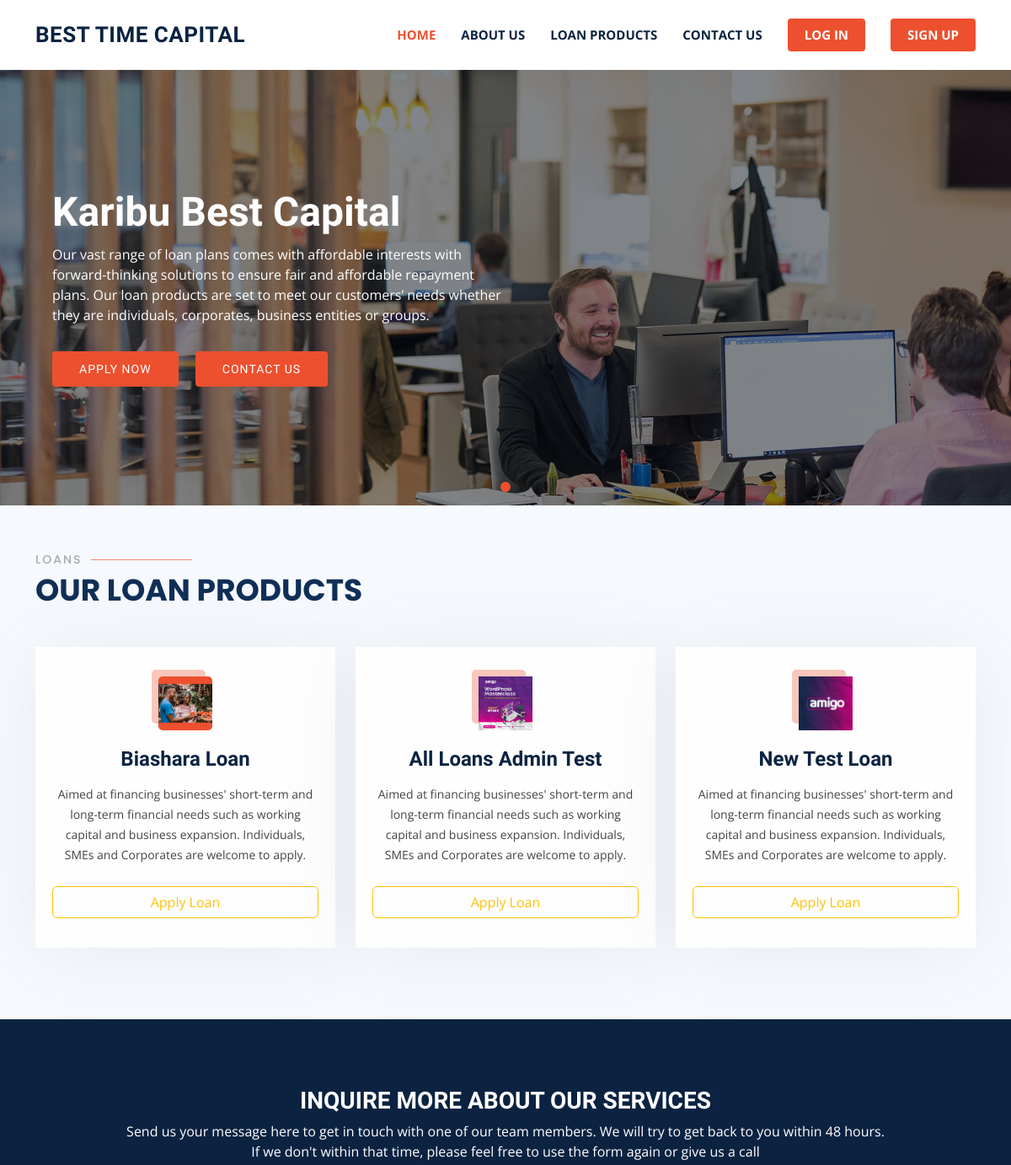
The app's page / (upper part), older data.
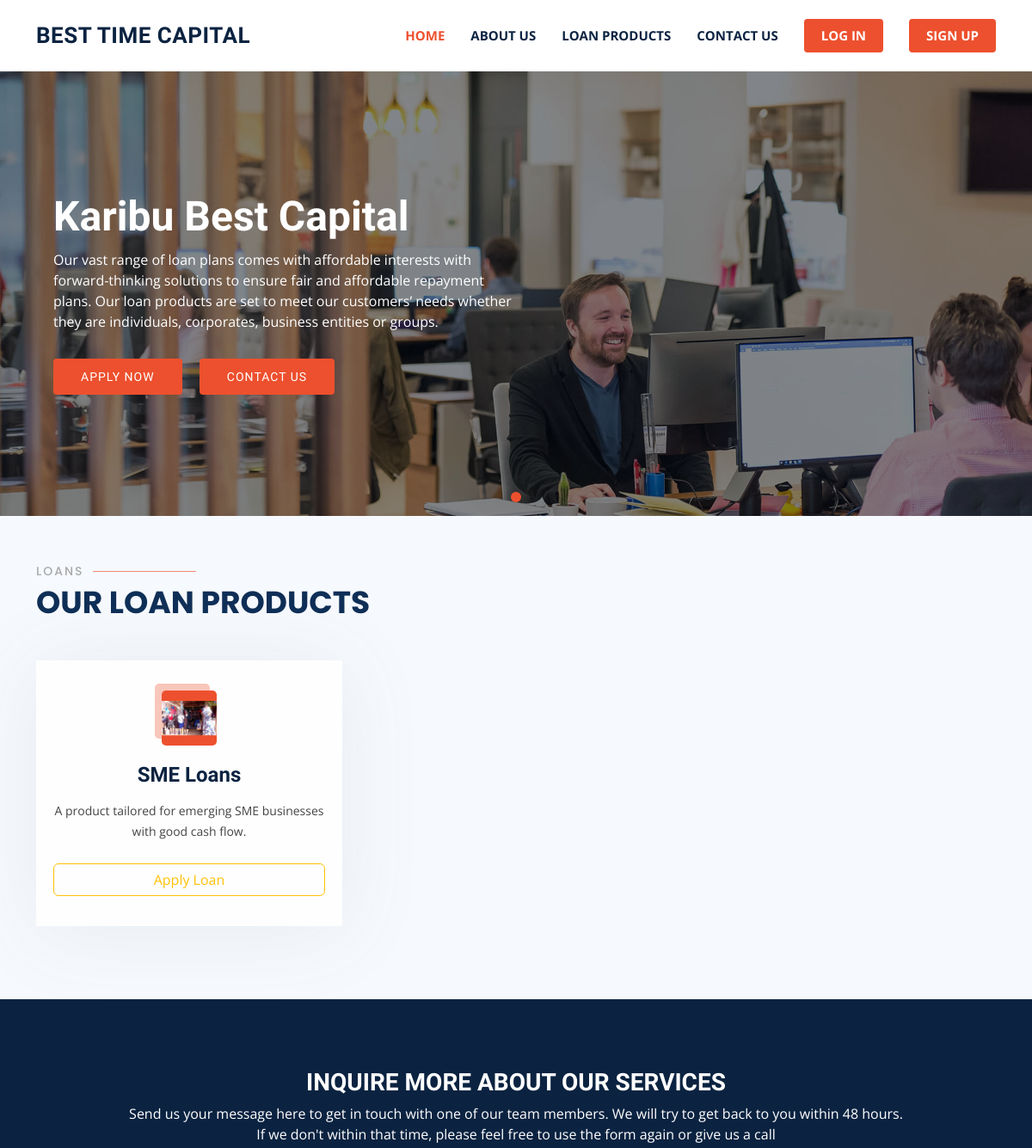
The same page, newer data.
### loans/models.py (models this page shows, shortened)
class Loans(models.Model):
    loan_title = models.CharField(max_length=255)
    loan_description = models.TextField()
    interest = models.IntegerField()
    thumbnail = models.ImageField(upload_to ='uploads/')
    created_by = models.ForeignKey(CustomUser, related_name='loans', on_delete=models.CASCADE)
    created_at = models.DateTimeField(auto_now_add=True)
    changed_at = models.DateTimeField(auto_now=True)

### pages/views.py (the view)
# urls.py: path('', index_view, name="index_view"),
def index_view(request):
    loans = Loans.objects.all().order_by('-created_at')[0:3]
    context = {
        "loans": loans,
    }
    return render(request, 'pages/index.html', context)

### pages/templates/pages/index.html (shortened to what this page needs)
{% extends "base.html" %}
{% load static %}
{% block content %}
  <section id="hero" style="height: 75vh;" >
    <div id="heroCarousel" data-bs-interval="5000" class="carousel slide carousel-fade" data-bs-ride="carousel">
      <ol class="carousel-indicators" id="hero-carousel-indicators"></ol>
      <div class="carousel-inner" role="listbox">
        <div class="carousel-item active" style="background-image: url({% static 'assets/img/slide/slide-1.jpg' %})">
          <div class="carousel-container">
            <div class="container">
              <h2 class="animate__animated animate__fadeInDown">Karibu <span>Best Capital</span></h2>
              <p class="animate__animated animate__fadeInUp">
                Our vast range of loan plans comes with affordable interests with forward-thinking solutions to ensure fair and affordable repayment plans. Our loan products are set to meet our customers’ needs whether they are individuals, corporates, business entities or groups.
              </p>
              <a href="{% url 'all_loans' %}" class="btn-get-started animate__animated animate__fadeInUp scrollto">APPLY NOW</a> &nbsp;&nbsp;&nbsp;
              <a href="{% url 'contact_us' %}" class="btn-get-started animate__animated animate__fadeInUp scrollto">CONTACT US</a>
            </div>
          </div>
        </div>
      </div>
    </div>
  </section>
      <section id="services" class="services" style="background-color: #f6f9fd;">
        <div class="container" data-aos="fade-up">
          <div class="section-title">
            <h2>Loans</h2>
            <p>Our Loan Products</p>
          </div>
          <div class="row">
            {% for loan in loans %}
            <div class="col-lg-4 col-md-6 d-flex align-items-stretch" data-aos="zoom-in" data-aos-delay="100" style="margin-bottom: 25px;">
              <div class="icon-box" style="padding-top: 35px;">
                <div class="icon">
                  <img class="img-fluid" src="{{ loan.thumbnail.url }}" alt="" height="100" width="100" >
                </div>
                <h4><a href="{% url 'apply_for_loan' loan.id %}">{{ loan.loan_title }}</a></h4>
                <p>{{ loan.loan_description }}</p>
                <div class="d-grid gap-2" style="margin-top: 25px; margin-bottom: -45px; ">
                  <a class="btn btn-outline-warning" href="{% url 'apply_for_loan' loan.id %}" role="button">Apply Loan</a>
                </div>
              </div>
            </div>
            {% endfor %}
          </div>
        </div>
      </section>
        <section id="cta" class="cta">
          <div class="container" data-aos="zoom-in">
            <div class="text-center">
              <h3>INQUIRE MORE ABOUT OUR SERVICES</h3>
              <p> Send us your message here to get in touch with one of our team members.
                We will try to get back to you within 48 hours. <br> If we don't within that time,
                please feel free to use the form again or give us a call </p>
            </div>
          </div>
        </section>
{% endblock content %}

Row changes from the older to the newer data that the page shows:
removed Loans: thumbnail (picture), loan_title "Biashara Loan", loan_description "Aimed at financing businesses' short-term and long-term financial needs such as working capital and business expansion. Individuals, SMEs and Corporates are welcome to apply."
removed Loans: thumbnail (picture), loan_title "All Loans Admin Test", loan_description "Aimed at financing businesses' short-term and long-term financial needs such as working capital and business expansion. Individuals, SMEs and Corporates are welcome to apply."
changed Loans: thumbnail: a different picture; loan_title "New Test Loan" → "SME Loans"; loan_description "Aimed at financing businesses' short-term and long-term financial needs such as working capital and business expansion. Individuals, SMEs and Corporates are welcome to apply." → "A product tailored for emerging SME businesses with good cash flow."
